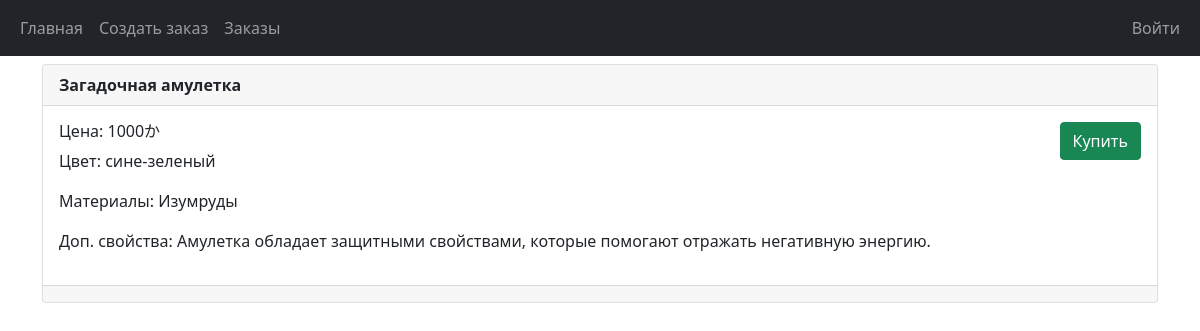
The page / on the database its author committed.
### store/models.py (models this page shows, shortened)
class Cunty(models.Model):
    seller = models.ForeignKey(User, on_delete=models.CASCADE, default="")
    price = models.IntegerField("Цена", default=0)
    name = models.CharField("Название", max_length=30, default="")
    color = models.CharField("Цвет", max_length=30, default="")
    size = models.CharField("Размер", max_length=8, default="")
    weight = models.IntegerField("Вес", default=0)
    materials = models.CharField("Материалы", max_length=45, default="")
    add_features = models.TextField("Дополнительные свойства", max_length=120, default="")
    status = models.IntegerField("Статус", default=0)
    class Meta:
        verbose_name = "Кунтик"
        verbose_name_plural = "Кунтики"

### store/views.py (the view, shortened to what this page needs)
# urls.py: 2. Add a URL to urlpatterns:  path('', views.home, name='home')
def home(req):
    return render(req, "home.html", {"items": Cunty.objects.filter(seller=1), "status": ["Принят", "Отправлен"]})

### templates/home.html (shortened to what this page needs)
{% extends 'base.html' %} {% block title %}Главная страница{% endblock %}
{% block content %} {% for item in items %}
<div class="card mt-2" {{'style=f"background-color:{item.color};"'}}>
  <div class="card-header"><strong>{{ item.name }}</strong></div>
  <div class="card-body d-flex flex-row justify-content-between">
    <div>
      <h6>Цена: {{item.price}}か</h6>
      <p>Цвет: {{item.color}}</p>
      <p>Материалы: {{item.materials}}</p>
      <p>Доп. свойства: {{item.add_features}}</p>
    </div>
    <div>
      {% if user == item.seller or perms.main.delete_cunty %}
      <form method="post">
        {% csrf_token %}
        <button
          type="submit"
          class="btn btn-danger"
          name="post-id"
          value="{{item.id}}"
        >
          Удалить
        </button>
      </form>
      {% else %}
        <form method="post">
        <button
          type="submit"
          class="btn btn-success"
          name="buy-id"
          value="{{item.id}}"
        >
          Купить
        </button>
      </form>
      {% endif %}
    </div>
  </div>
  <div class="card-footer text-muted">{{post.created_at}}</div>
</div>
{% empty %}
<p>No posts yet :(</p>
{% endfor %} {% endblock %}

### rows shown on the page
Cunty: name "Загадочная амулетка", price "1000", color "сине-зеленый", materials "Изумруды", add_features "Амулетка обладает защитными свойствами, которые помогают отражать негативную энергию.", {{ item.id }} 1 (drawn)
